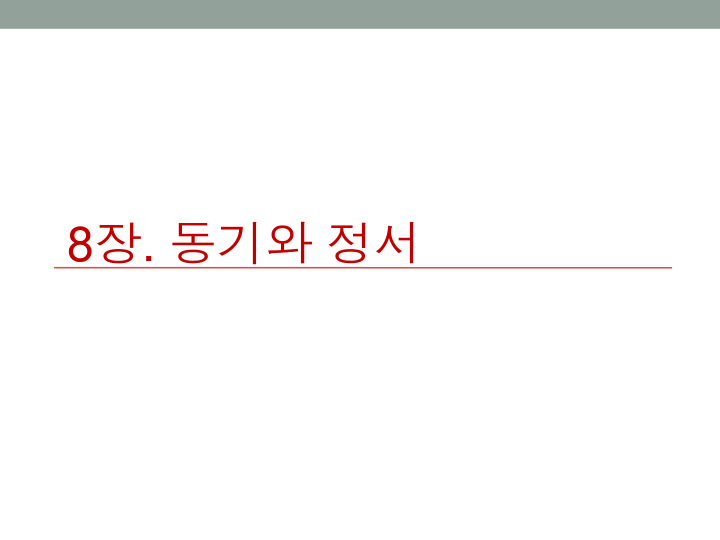
#> input picture data/0.png, 720 x 540 px
$ python -i bound_box2text.py   (imports and definitions only)
#> lines starting #> are read from the running program, lines starting #| are printed output that depends on the picture; after the words box and inside, x2 and y2 are one past the last pixel; in counts of white or black regions, pixels touching at a corner belong together
import cv2
from PIL import Image

import pytesseract
import numpy as np


def bound2Text(name):

#> called with name = 'data/0.png'
    image = cv2.imread(name)
#> image is the input picture: shape (540, 720, 3); mean B, G, R 247.2, 247.7, 248.6

    # 이미지를 그레이스케일로 변환하는 함수 호출
    gray_image = cv2.cvtColor(image, cv2.COLOR_BGR2GRAY)

    _, threshold_image = cv2.threshold(gray_image, 125, 255, cv2.THRESH_BINARY)
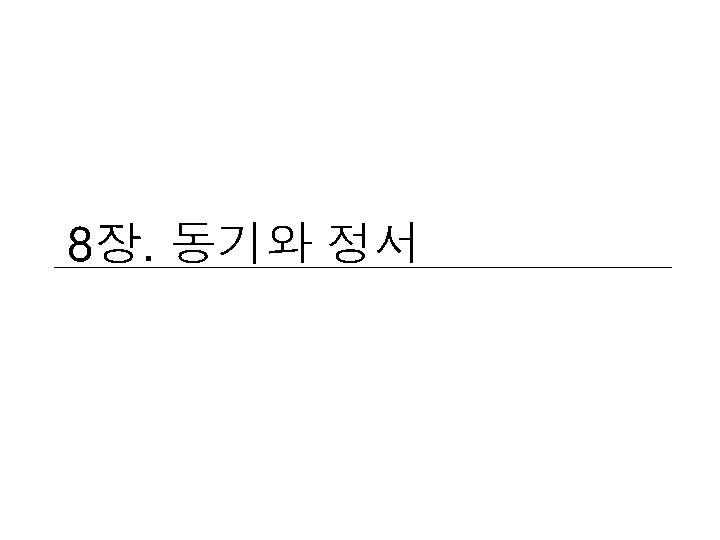
#> threshold_image: shape (540, 720); 99.2% white; black in thin lines or dots, all inside (x1, y1, x2, y2) = (54, 222, 672, 268)

    invert = 255 - threshold_image

    # 글자의 경계를 팽창시켜 두껍게 만듦
    kernel = np.ones((3, 3), np.uint8)
    invert = cv2.dilate(invert, kernel=kernel, iterations=8) # , anchor=(0,1)
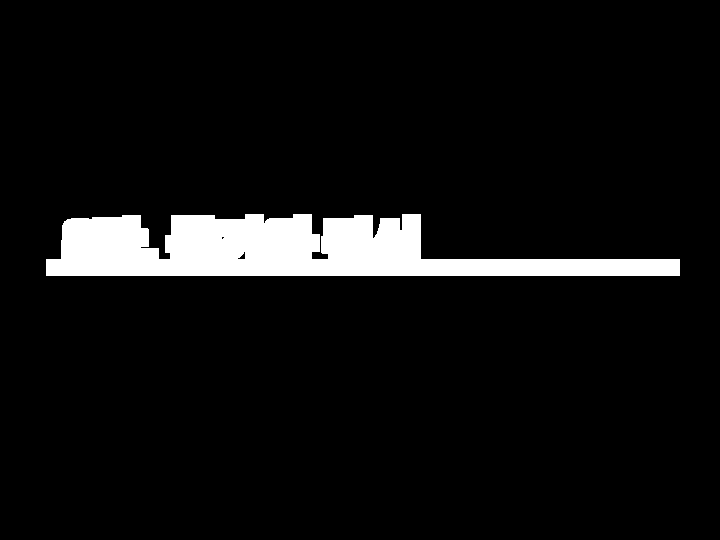
#> invert: shape (540, 720); 6.4% white; 1 white region

    contours, _ = cv2.findContours(invert, cv2.RETR_EXTERNAL, cv2.CHAIN_APPROX_SIMPLE)
#> contours = 1 contour; box (x1, y1, x2, y2) and area: (46, 214, 680, 276) 23924

    dst2 = cv2.cvtColor(invert, cv2.COLOR_GRAY2BGR)
#> dst2: shape (540, 720, 3); 6.4% white; 1 white region, box (x1, y1, x2, y2) and area: (46, 214, 680, 276) 24736

    text_save = []

    # 각 윤곽선에 대해 사각형 그리기
    for contour in contours:
        x, y, w, h = cv2.boundingRect(contour)
        print(x, y, w, h)
        cv2.rectangle(dst2, (x, y), (x + w, y + h), (0, 255, 0), 2)
        cv2.rectangle(image, (x, y), (x + w, y + h), (0, 255, 0), 2)

        cropped_area = gray_image[y:y+h, x:x+w]

        text = pytesseract.image_to_string(cropped_area, lang='kor')
        print(text)
        text_save.append(text)
#> this loop made 1 pass
#> (x, y, w, h) on pass 1: (46, 214, 634, 62)
#| 46 214 634 62
#> pass 1, in bound2Text, `cropped_area = gray_image[y:y+h, x:x+w]`:
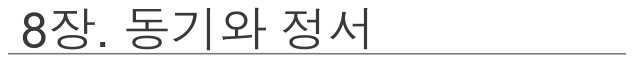
#> cropped_area: shape (62, 634); min 57, max 255, mean 237.5
#> after the loop:
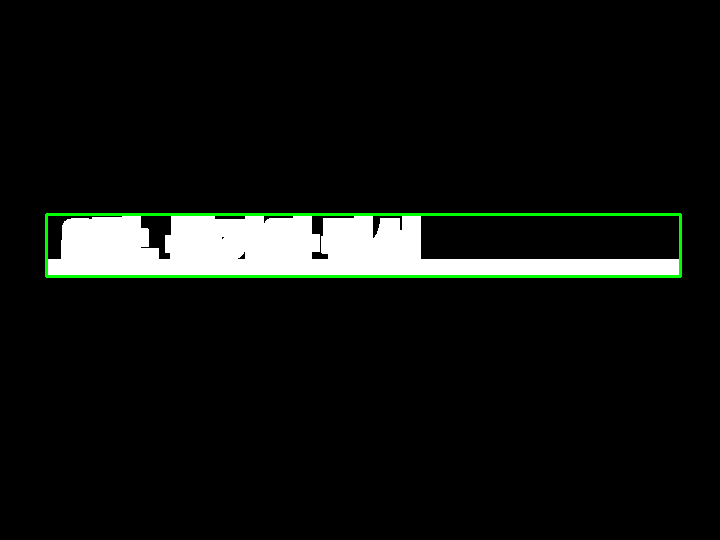
#> dst2: shape (540, 720, 3); mean B, G, R 15.6, 18.4, 15.6
#> after the loop:
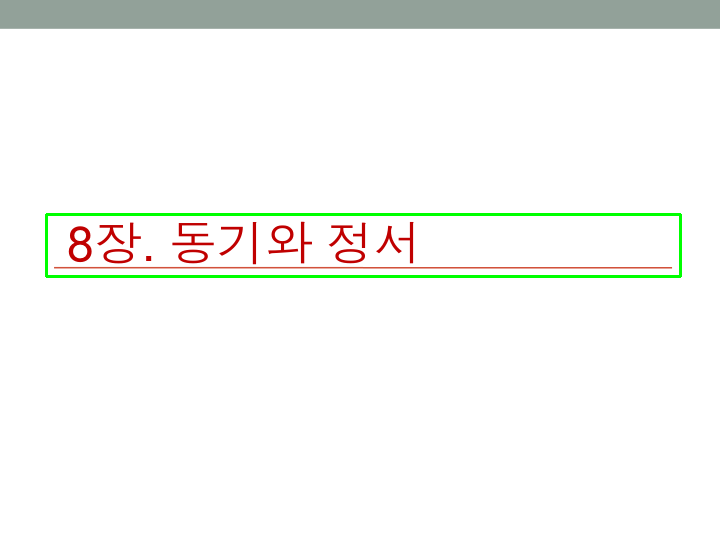
#> image: shape (540, 720, 3); 1.07% of pixels changed, all inside (x1, y1, x2, y2) = (45, 213, 682, 278)
#> after the loop, text_save = []

    print(text_save)
    return text_save


txt = []

# [9 lines not run here, left out]


"""
with open(파일명, 'w', encoding='utf-8') as 파일:
    파일.write(내용)

cv2.imshow("Color", image)
cv2.imshow("gray", gray_image)
cv2.imshow("thhlod", threshold_image)
cv2.imshow("dst2", dst2)

cv2.waitKey()
cv2.destroyWindow()

"""

#> (the run stopped early here; a loop or call above may not have finished)

$ run again, on data/1.png
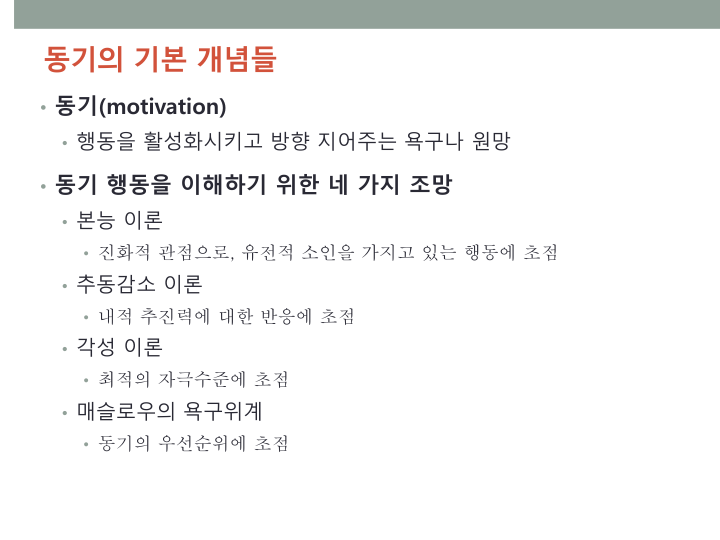
#> input picture data/1.png, 720 x 540 px
#> in bound2Text, image is the input picture: shape (540, 720, 3); mean B, G, R 243.5, 243.8, 243.7
#> threshold_image: shape (540, 720); 97.6% white; black in thin lines or dots, all inside (x1, y1, x2, y2) = (45, 47, 556, 452)
#> contours = 3 contours; box (x1, y1, x2, y2) and area: (48, 166, 564, 460) 64819, (48, 87, 518, 159) 20398, (37, 39, 284, 80) 9194
#> the loop in bound2Text, `for contour in contours:` made 1 pass
#> (x, y, w, h) on pass 1: (48, 166, 516, 294)
#> (printed output is left out)
#> after the loop in bound2Text, `for contour in contours:`:
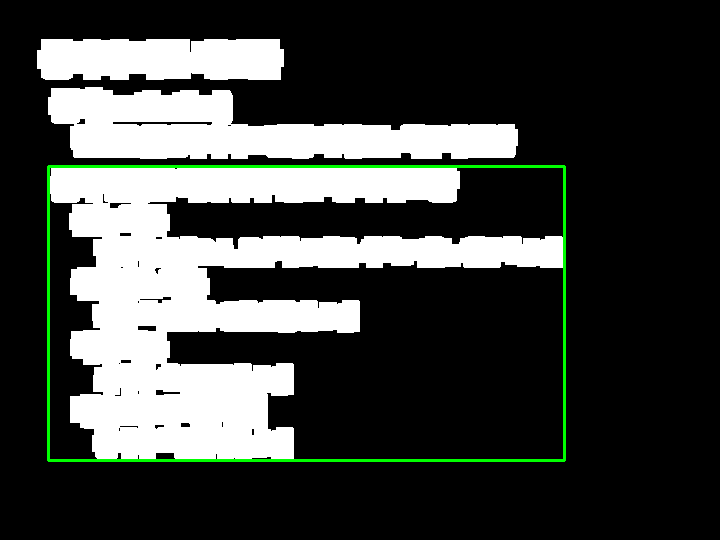
#> dst2: shape (540, 720, 3); mean B, G, R 62.7, 65.9, 62.7
#> after the loop in bound2Text, `for contour in contours:`:
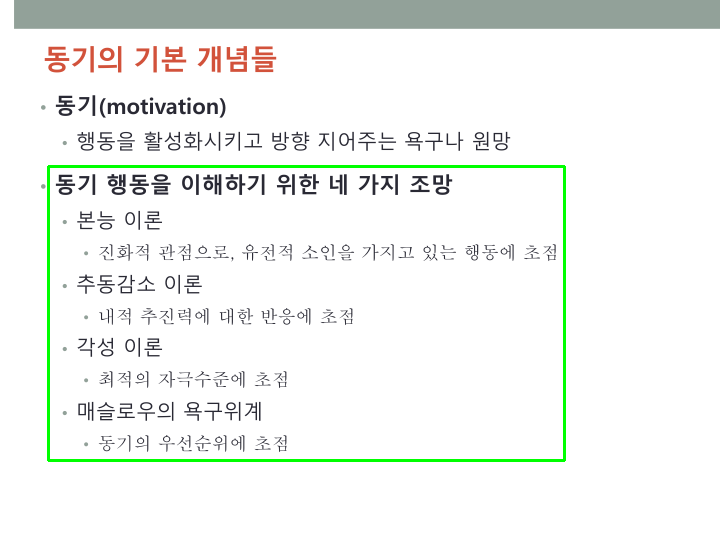
#> image: shape (540, 720, 3); 1.25% of pixels changed, all inside (x1, y1, x2, y2) = (47, 165, 566, 462)
#> after the loop in bound2Text, `for contour in contours:`: text_save = []

$ run again, on data/11.png
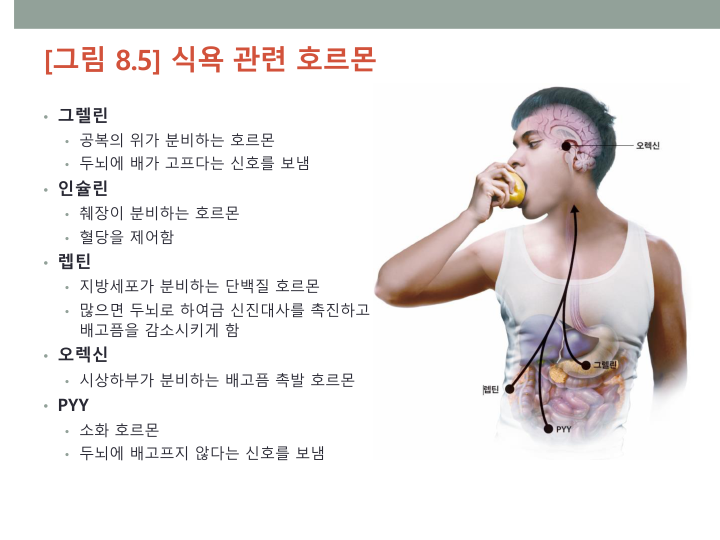
#> input picture data/11.png, 720 x 540 px
#> in bound2Text, image is the input picture: shape (540, 720, 3); mean B, G, R 229.2, 230, 233
#> threshold_image: shape (540, 720); 94.2% white; 482 black regions (353 under 20 px), largest, box (x1, y1, x2, y2) and area: (487, 177, 606, 433) 4361, (513, 87, 617, 197) 3475, (645, 270, 686, 384) 3081
#> contours = 5 contours; box (x1, y1, x2, y2) and area: (51, 100, 377, 468) 60660, (461, 79, 694, 441) 39654, (38, 39, 383, 82) 12590, (379, 259, 506, 314) 4791, (629, 134, 667, 157) 804
#> the loop in bound2Text, `for contour in contours:` made 1 pass
#> (x, y, w, h) on pass 1: (379, 259, 127, 55)
#> (printed output is left out)
#> after the loop in bound2Text, `for contour in contours:`:
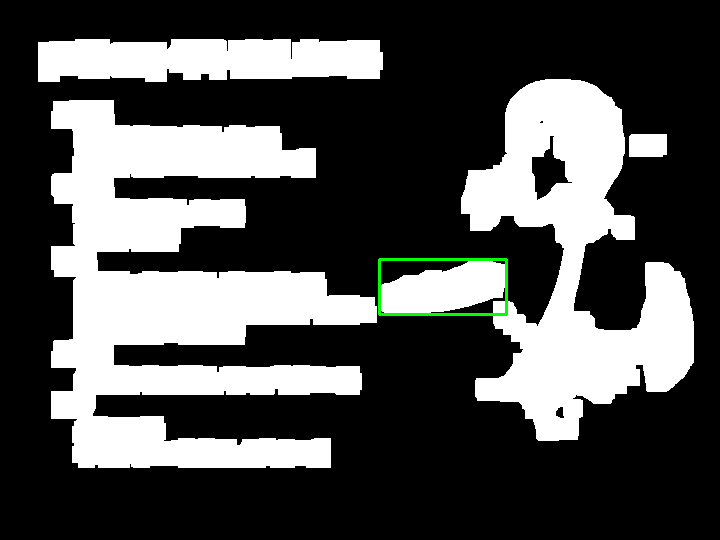
#> dst2: shape (540, 720, 3); mean B, G, R 78.8, 79.6, 78.8
#> after the loop in bound2Text, `for contour in contours:`:
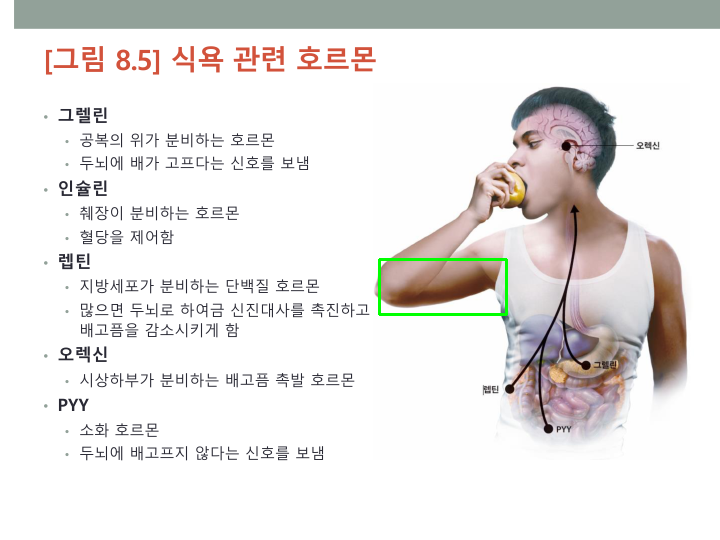
#> image: shape (540, 720, 3); 0.28% of pixels changed, all inside (x1, y1, x2, y2) = (378, 258, 508, 316)
#> after the loop in bound2Text, `for contour in contours:`: text_save = []
